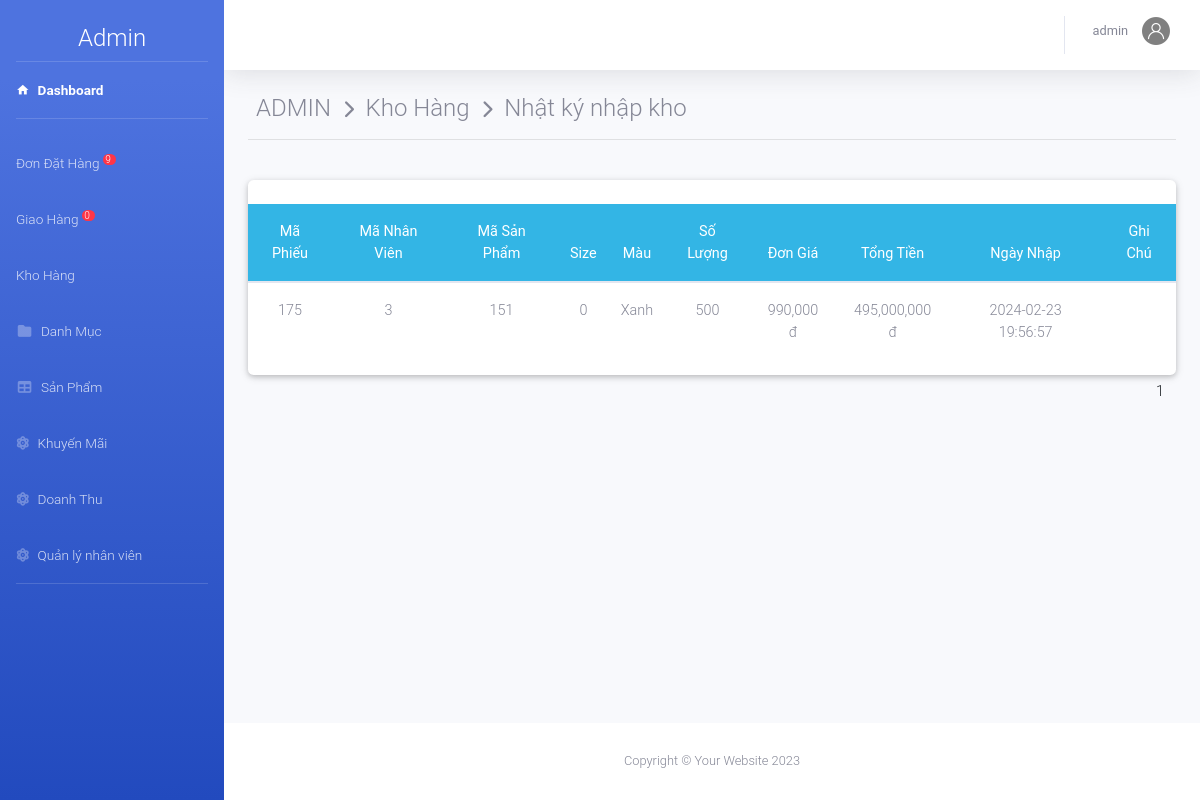
The page /Faship/admin/index.php?action=kho&view=nhatky (signed in) on the database its author committed.
### tables this page shows
CREATE TABLE `phieunhap` (
  `MaPN` int(11) NOT NULL,
  `MaNV` int(11) NOT NULL,
  `MaSP` int(11) NOT NULL,
  `SoLuong` int(11) NOT NULL,
  `DonGia` decimal(10,0) DEFAULT NULL,
  `TongTien` decimal(10,0) NOT NULL,
  `NgayNhap` datetime NOT NULL DEFAULT current_timestamp(),
  `Note` varchar(100) DEFAULT NULL,
  `Size` varchar(50) NOT NULL,
  `Mau` varchar(50) NOT NULL
);

### Faship/admin/kho/nhatky.php (the view, shortened to what this page needs)
<?php
    if(isset($_GET['trang'])){
        $trang=$_GET['trang'];
    }
    else{ $trang=1;}
    $from =($trang-1)*30;
	$sql="select * from phieunhap Order by NgayNhap DESC limit $from,30";
	$rs=mysqli_query($conn,$sql);
?>
<div class="container-fluid">
    <div class="page-header">
        <h4 class="page-title">
             ADMIN &#160;<i class="fas fa-chevron-right" style="font-size: 18px"></i>&#160; Kho Hàng &#160;<i
                class="fas fa-chevron-right" style="font-size: 18px"></i>&#160; Nhật ký nhập kho
        </h4>
    </div>
    <hr><br>
    <div class="row">
        <div class="col-md-12 grid-margin stretch-card">
            <div class="card">
                <br>
                <table class="table table-hover  text-center ">
                    <thead class="badge-info">
                        <tr>
                            <th>Mã Phiếu</th>
                            <th>Mã Nhân Viên</th>
                            <th>Mã Sản Phẩm</th>
                            <th>Size</th>
                            <th>Màu</th>
                            <th>Số Lượng</th>
                            <th>Đơn Giá</th>
                            <th>Tổng Tiền</th>
                            <th>Ngày Nhập</th>
                            <th>Ghi Chú</th>
                        </tr>
                    </thead>
                    <tbody>
                        <?php
				 	while ($row=mysqli_fetch_array($rs)) { ?>
                        <tr>
                            <td><?php echo $row['MaPN']; ?></td>
                            <td><?php echo $row['MaNV']; ?></td>
                            <td><?php echo $row['MaSP']; ?></td>
                            <td><?php echo $row['Size']; ?></td>
                            <td><?php echo $row['Mau']; ?></td>
                            <td><?php echo $row['SoLuong']; ?></td>
                            <td><?php echo number_format($row['DonGia']).' đ'; ?></td>
                            <td><?php echo number_format($row['TongTien']).' đ'; ?></td>
                            <td><?php echo $row['NgayNhap']; ?></td>
                            <td><?php echo $row['Note']; ?></td>
                        </tr>
                        <?php	} ?>
                    </tbody>
                </table>
            </div>
        </div>
    </div>
    <div class="row m-auto">
        <?php
					$ds_spn1b="select * from phieunhap Order by NgayNhap DESC";
		            $query_dssp2=mysqli_query($conn,$ds_spn1b);
		            $sosp=mysqli_num_rows($query_dssp2);
		            $sotrang = ceil($sosp/30); ?>
        <ul class="pagination justify-content-center">
            <?php for($x=1;$x<=$sotrang;$x++){ ?>
            <li class="page-item">
                <a class="page-link "
                    href="index.php?action=kho&view=nhatky&trang=<?php echo $x ?>"><?php echo $x ;?></a>
            </li>
            <?php
						      } ?>
        </ul>
    </div>
</div>

### rows shown on the page
phieunhap: MaPN "175", MaNV "3", MaSP "151", Size "0", Mau "Xanh", SoLuong "500", DonGia "990,000", TongTien "495,000,000", NgayNhap "2024-02-23 19:56:57"

### other values the page prints
$dem "9"
$dem "0"
$nv['TenNV'] "admin"
